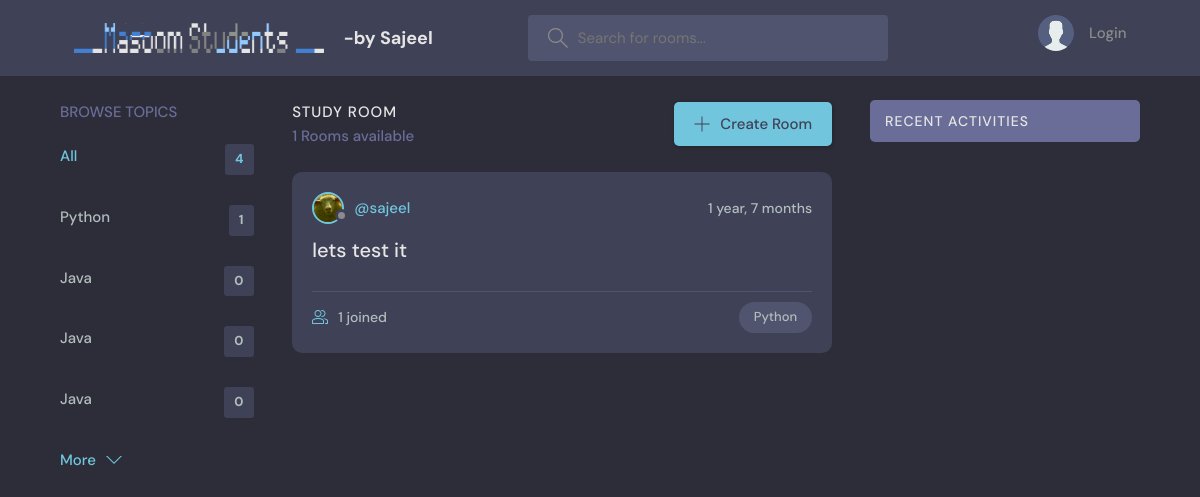
The page / on the database its author committed.
### base/models.py (models this page shows, shortened)
class Topic(models.Model):
    name = models.CharField(max_length=200)

class Room(models.Model):
    host = models.ForeignKey(User, on_delete=models.SET_NULL, null=True )
    topic = models.ForeignKey(Topic, on_delete=models.SET_NULL, null=True )
    name = models.CharField(max_length=200)
    description = models.TextField(null=True, blank=True)
    participants = models.ManyToManyField(User, related_name='participants', blank=True)
    updated = models.DateTimeField(auto_now=True)
    created = models.DateTimeField(auto_now_add=True)
    class Meta:
        ordering = ['-updated', '-created']    # we use '-'  for reversing the order

class User(AbstractUser):          # our custom user model
    name = models.CharField(max_length=200, null=True)
    email = models.EmailField(unique=True, null=True)
    bio = models.TextField(null=True)
    username = models.CharField(max_length=200, null=True, blank=True)
    avatar = models.ImageField(null=True, default="avatar.svg")
    USERNAME_FIELD = 'email'
    REQUIRED_FIELDS = ['username']

### base/views.py (the view)
# urls.py: path('', views.home, name='home'),
def home(request):
    q = request.GET.get('q') if request.GET.get('q') != None else ''
    rooms = Room.objects.filter(
        Q(topic__name__icontains=q) |
        Q(name__icontains=q) |
        Q(description__icontains=q)
    )
    topics = Topic.objects.all()
    room_count = rooms.count()
    room_messages = Message.objects.filter(Q(room__topic__name__icontains=q)).order_by('-created')  #  for ManyToOne Relation use "_set"  | accessing the childrens of class
    context = {'rooms': rooms, 'topics': topics, 'room_count': room_count,
                'room_messages': room_messages}
    return render(request, 'base/home.html', context)

### base/templates/base/home.html (shortened to what this page needs)
{% extends 'main.html' %}
{% block content %}
<main class="layout layout--3">
  <div class="container">
      {% include 'base/topics_component.html' %}
    <div class="roomList">
      <div class="roomList__header">
        <div>
          <h2>Study Room</h2>
          <p> {{rooms.count}} Rooms available</p>
        </div>
        <a class="btn btn--main" href=" {% url 'create-room' %} ">
          <svg version="1.1" xmlns="http://www.w3.org/2000/svg" width="32" height="32" viewBox="0 0 32 32">
            <title>add</title>
            <path
              d="M16.943 0.943h-1.885v14.115h-14.115v1.885h14.115v14.115h1.885v-14.115h14.115v-1.885h-14.115v-14.115z">
            </path>
          </svg>
          Create Room
        </a>
      </div>
        {% include 'base/feed_component.html' %}
    </div>
    {% include 'base/activity_component.html' %}
  </div>
</main>
{% endblock %}

### base/templates/base/topics_component.html
<div class="topics">
    <div class="topics__header">
      <h2>Browse Topics</h2>
    </div>
    <ul class="topics__list">
      <li>
        <a href="{% url 'home' %}" class="active">All <span>{{topics.count}}</span></a>
      </li>
      {% for topic in topics %}
      <li>
        <a href=" {% url 'home' %}?q={{topic.name}} ">{{topic.name}} <span>{{topic.room_set.all.count}}</span></a>
      </li>
      {% endfor %}
    </ul>
    <a class="btn btn--link" href="#">
      More
      <svg version="1.1" xmlns="http://www.w3.org/2000/svg" width="32" height="32" viewBox="0 0 32 32">
        <title>chevron-down</title>
        <path d="M16 21l-13-13h-3l16 16 16-16h-3l-13 13z"></path>
      </svg>
    </a>
  </div>

### base/templates/base/feed_component.html (shortened to what this page needs)
{% for room in rooms %}
<div class="roomListRoom">
    <div class="roomListRoom__header">
      <a href=" {% url 'user-profile' room.host.id %} " class="roomListRoom__author">
        <div class="avatar avatar--small">
          <img src=" {{room.host.avatar.url}} " />
        </div>
        <span>@{{room.host.username}}</span>
      </a>
      <div class="roomListRoom__actions">
        <span> {{room.created|timesince}} </span>
      </div>
    </div>
    <div class="roomListRoom__content">
      <a href=" {% url 'room' room.id %} ">{{room.name}}</a>
    </div>
    <div class="roomListRoom__meta">
      <a href="{% url 'room' room.id %} " class="roomListRoom__joined">
        {{room.participants.count}} joined
      </a>
      <p class="roomListRoom__topic"> {{room.topic.name}} </p>
    </div>
  </div>
{% endfor %}

### static/style/style.css (style rules this page uses)
:root { --color-main: #71c6dd; --color-main-light: #e1f6fb; --color-dark: #3f4156; --color-dark-medium: #51546e; --color-dark-light: #696d97; --color-light: #e5e5e5; --color-gray: #8b8b8b; --color-light-gray: #b2bdbd; --color-bg: #2d2d39; --color-success: #5dd693; --color-error: #fc4b0b; }
* { font-family: "DM Sans", -apple-system, BlinkMacSystemFont, "Segoe UI", Roboto, Oxygen, Ubuntu, Cantarell, "Open Sans", "Helvetica Neue", sans-serif; margin: 0; padding: 0; box-sizing: border-box; text-rendering: optimizeLegibility; font-size: inherit; }
html { font-size: 56.25%; }
@media only screen and (min-width: 1200px) { html { font-size: 62.5%; } }
body { line-height: 1.6; font-weight: 400; font-size: 1.5rem; color: var(--color-light-gray); background-color: var(--color-bg); min-height: 100vh; }
img { width: 100%; }
a { display: inline-block; color: var(--color-main); text-decoration: none; }
.container { max-width: 120rem; width: 90%; margin: auto; }
.btn { background-color: transparent; border: none; display: inline-flex; align-items: center; gap: 1rem; cursor: pointer; transition: all ease-in-out 0.3s; padding: 1rem 2rem; border-radius: 5px; box-shadow: 1px 1px 3px 1px rgba(0, 0, 0, 0.15); font-weight: 500; }
.btn--link { border-radius: 0; padding: 0; color: var(--color-main); box-shadow: none; }
.btn--main { background-color: var(--color-main); color: var(--color-dark); }
.btn > svg { fill: currentColor; width: 1.6rem; height: 1.6rem; }
.avatar { position: relative; display: inline-block; border-radius: 50%; border: 2px solid var(--color-main); }
.avatar img { display: block; border-radius: 50%; object-fit: cover; object-position: center; }
.avatar::after { content: ""; display: block; position: absolute; background-color: var(--color-gray); z-index: 111; border-radius: 50%; border: 0.3rem solid var(--color-dark); }
.avatar.avatar--small img { width: 2.8rem; height: 2.8rem; }
.avatar.avatar--small:after { width: 0.7rem; height: 0.7rem; bottom: 0px; right: -6px; }
.layout { margin-top: 2.4rem; }
.layout > .container { display: flex; justify-content: space-between; align-items: flex-start; }
.layout--3 > .container > div:first-child { flex-basis: 18%; max-width: 22.5rem; }
.layout--3 > .container > div:nth-child(2) { flex-basis: 50%; }
.topics__header { margin-bottom: 2rem; }
.topics__header h2 { text-transform: uppercase; font-weight: 500; color: var(--color-dark-light); }
.topics__list { list-style: none; }
.topics__list li a { display: flex; justify-content: space-between; margin-bottom: 3rem; font-weight: 500; color: var(--color-light-gray); transition: all 0.3s ease-in-out; }
.topics__list li a.active, .topics__list li a:hover { color: var(--color-main); }
.topics__list li a span { padding: 0.5rem 1rem; background-color: var(--color-dark); border-radius: 3px; font-size: 1.3rem; font-weight: 700; letter-spacing: 1px; }
.roomList__header { display: flex; justify-content: space-between; align-items: center; margin-bottom: 2.4rem; }
.roomList__header h2 { text-transform: uppercase; font-weight: 500; color: var(--color-light); letter-spacing: 1px; }
.roomList__header p { font-weight: 500; color: var(--color-dark-light); }
.roomListRoom { margin-bottom: 2.4rem; background-color: var(--color-dark); border-radius: 1rem; padding: 2rem; }
.roomListRoom__header { display: flex; justify-content: space-between; align-items: center; }
.roomListRoom__author { font-weight: 500; display: flex; align-items: center; gap: 1rem; }
.roomListRoom__actions { display: flex; align-items: flex-start; gap: 1rem; position: relative; }
.roomListRoom__actions span { font-size: 1.4rem; font-weight: 500; }
.roomListRoom__content { margin: 1rem 0; }
.roomListRoom__content a { font-size: 2rem; font-weight: 500; margin-bottom: 1.5rem; color: var(--color-light); transition: all 0.3s ease-in-out; }
.roomListRoom__meta { border-top: 1px solid var(--color-dark-medium); padding-top: 1rem; display: flex; align-items: center; justify-content: space-between; }
.roomListRoom__joined { color: var(--color-light-gray); display: flex; align-items: center; gap: 1rem; font-size: 1.4rem; font-weight: 500; }
.roomListRoom__joined svg { fill: var(--color-main); width: 1.6rem; height: 1.6rem; }
.roomListRoom__topic { padding: 5px 1.5rem; background-color: var(--color-dark-medium); border-radius: 5rem; font-weight: 500; font-size: 1.3rem; }

### rows shown on the page
Topic: name "Python", room_set.all.count "1"
Topic: name "Java", room_set.all.count "0"
Topic: name "Java", room_set.all.count "0"
Topic: name "Java", room_set.all.count "0"
Room: host.avatar (picture), host.username "sajeel", created "1 year, 7 months", name "lets test it", participants.count "1", topic.name "Python"

### other values the page prints
{{ topics.count }} "4"
{{ rooms.count }} "1"
